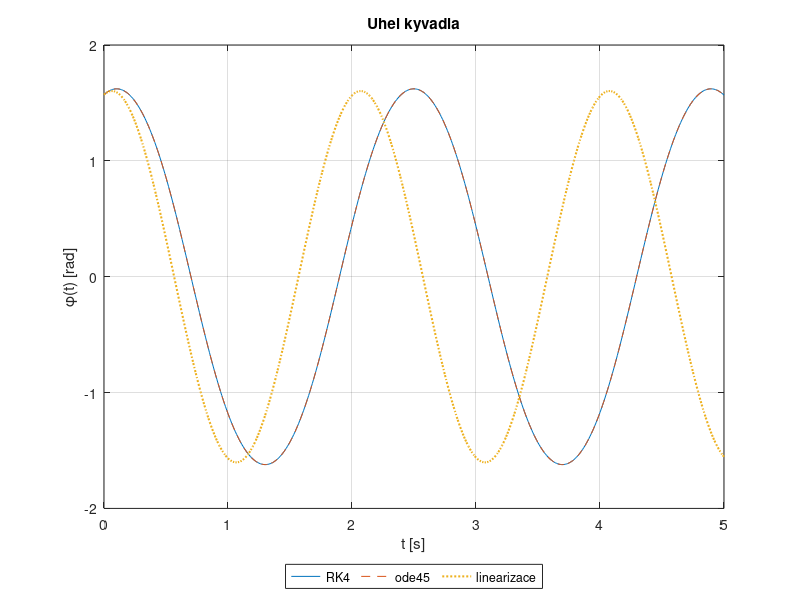
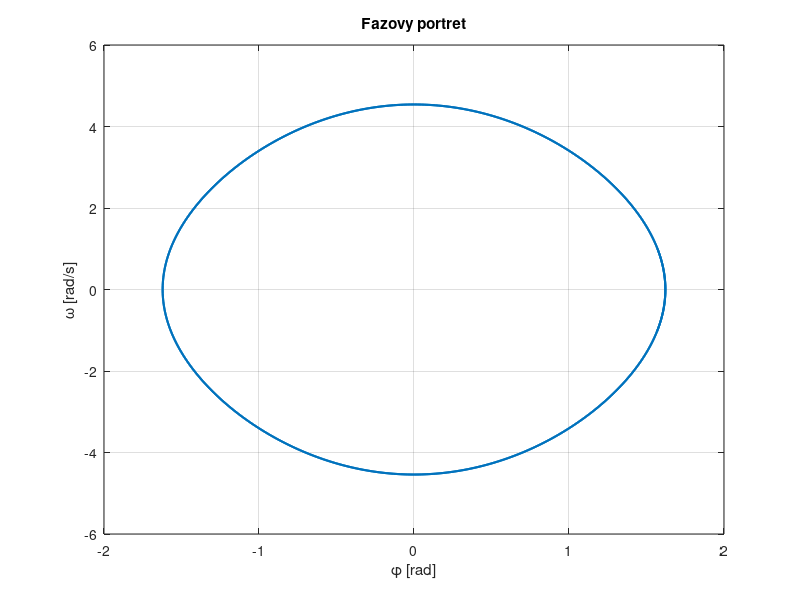

MATLAB code for these plots, in order:
% Nelinearni kyvadlo  phi'' + (g/l)*sin(phi) = 0,  phi(0) = pi/2, phi'(0) = 1
% Substituce omega = phi' vede na soustavu prvniho radu pro y = (phi, omega):
%   phi' = omega,   omega' = -(g/l)*sin(phi)
g = 9.81; l = 1;                        % tihove zrychleni, delka kyvadla
F = @(t,y) [y(2); -(g/l)*sin(y(1))];    % prava strana soustavy y' = F(t,y)
y0 = [pi/2; 1]; t0 = 0; tMax = 5;      % pocatecni podminka a konec intervalu
n = 500; h = (tMax - t0)/n; t = t0 + h*(0:n);

Y = zeros(2,n+1); Y(:,1) = y0;          % RK4 pro soustavu: sloupec Y(:,i) je stav v case t(i)
for i = 1:n
    k1 = F(t(i),       Y(:,i));
    k2 = F(t(i) + h/2, Y(:,i) + h/2*k1);
    k3 = F(t(i) + h/2, Y(:,i) + h/2*k2);
    k4 = F(t(i+1),     Y(:,i) + h*k3);
    Y(:,i+1) = Y(:,i) + h/6*(k1 + 2*k2 + 2*k3 + k4);
end

% Srovnani s vestavenym resicem ode45 v tychz casech t
opts = odeset('RelTol', 1e-10, 'AbsTol', 1e-12);
[~, Yref] = ode45(F, t, y0, opts);

% Energie na jednotku hmotnosti by se mela zachovavat
E = 0.5*l^2*Y(2,:).^2 - g*l*cos(Y(1,:));

fprintf('\n  %-33s = %.2e\n', 'krok h', h);
fprintf('  %-33s = %.2e\n', 'max |phi_RK4 - phi_ode45|', max(abs(Y(1,:) - Yref(:,1)')));
fprintf('  %-33s = %.2e\n\n', 'max |E - E(0)|', max(abs(E - E(1))));

% Perioda kmitu
% a) numericky: casy pruchodu phi nulou zdola nahoru (linearni interpolace)
phi = Y(1,:);
idx = find(phi(1:end-1) < 0 & phi(2:end) >= 0);
tNul = t(idx) - phi(idx).*(t(idx+1) - t(idx))./(phi(idx+1) - phi(idx));
T_num = mean(diff(tNul));
% b) presne: amplituda ze zakona zachovani energie a elipticky integral
phiMax = acos(cos(y0(1)) - l*y0(2)^2/(2*g));
T_ex = 4*sqrt(l/g)*ellipke(sin(phiMax/2)^2);
% c) linearizace pro male kmity (sin(phi) ~ phi): T_0 = 2*pi*sqrt(l/g)
T_0 = 2*pi*sqrt(l/g);

fprintf('  %-33s = %.4f rad\n', 'amplituda phi_max', phiMax);
fprintf('  %-33s = %.7f s\n', 'perioda z reseni RK4', T_num);
fprintf('  %-33s = %.7f s\n', 'perioda presna (ellipke)', T_ex);
fprintf('  %-33s = %.7f s\n\n', 'perioda malych kmitu T_0', T_0);

% Linearizovane kyvadlo phi'' + (g/l)*phi = 0 se stejnymi pocatecnimi podminkami
Om = sqrt(g/l);
phiLin = y0(1)*cos(Om*t) + y0(2)/Om*sin(Om*t);

figure(1)                               % uhel v case
plot(t, Y(1,:), '-', t, Yref(:,1), '--', t, phiLin, ':', 'LineWidth', 1.5)
grid on; xlabel('t [s]'); ylabel('\phi(t) [rad]')
legend('RK4', 'ode45', 'linearizace', 'Location', 'southoutside', 'Orientation', 'horizontal')
title('Uhel kyvadla')

figure(2)                               % fazovy portret
plot(Y(1,:), Y(2,:), 'LineWidth', 1.5)
grid on; xlabel('\phi [rad]'); ylabel('\omega [rad/s]')
title('Fazovy portret')
